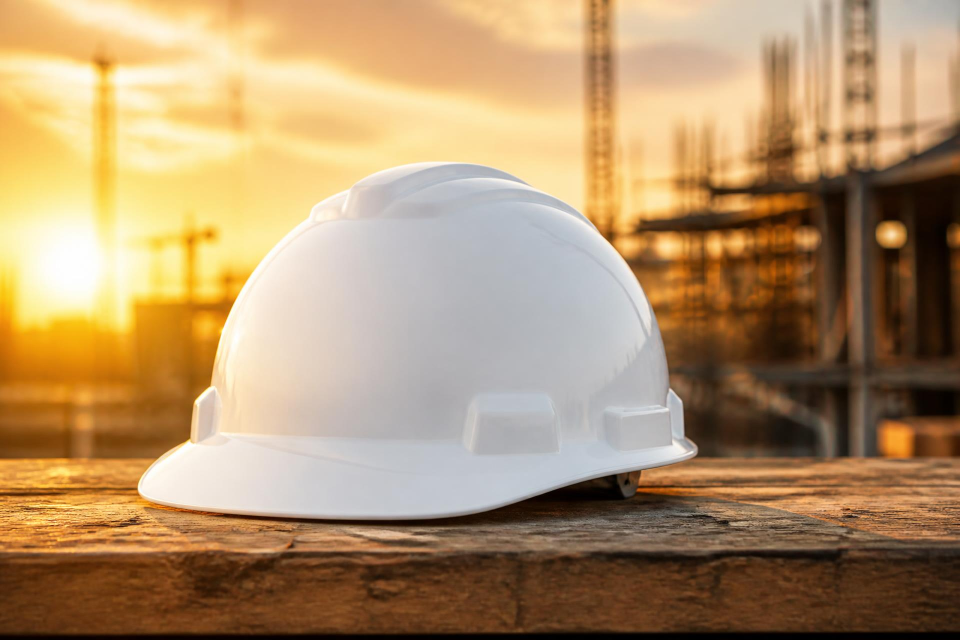
#> input picture src/assets/helmet-hero-base.jpg, 1920 x 1280 px (shown at 1/2 size)
$ python compose-helmet-hero.py
#> lines starting #> are read from the running program, lines starting #| are printed output that depends on the picture; pictures that were not available may be replaced by others from this repository, and a replacement may not be noted
#!/usr/bin/env python3
"""
Deterministic composite: apply the official IG Sabroso logo decal onto the
generated white hard-hat hero photo.

Inputs (checked into the repo, never regenerated by this script):
  - src/assets/helmet-hero-base.jpg  (AI-generated warm golden-hour hero,
                                       a plain unbranded white hard hat)
  - src/assets/logo-source.png       (exact official logo asset — same PNG
                                       used by the site header; mirrored from
                                       R2 for reproducible builds)

Output (committed as an ES6-importable image asset):
  - src/assets/helmet-hero.jpg       (base photo with the official logo
                                       compositied on the helmet crown)

The logo is NEVER redrawn, recolored, mirrored, stretched, or approximated.
It is only scaled proportionally (aspect ratio preserved) and alpha-blended
onto a fixed anchor point on the helmet crown determined by manual inspection.

Run: python3 scripts/compose-helmet-hero.py
"""
from pathlib import Path
from PIL import Image

ROOT = Path(__file__).resolve().parent.parent
BASE = ROOT / "src/assets/helmet-hero-base.jpg"
LOGO = ROOT / "src/assets/logo-source.png"
OUT = ROOT / "src/assets/helmet-hero.jpg"

# Anchor on the helmet crown in the 1920x1280 base image.
# Determined by manual inspection of helmet-hero-base.jpg.
CROWN_CENTER = (955, 610)   # (x, y) pixel center of the decal
DECAL_WIDTH = 360           # px — target width; height derived from aspect

def main() -> None:
    base = Image.open(BASE).convert("RGBA")
    logo = Image.open(LOGO).convert("RGBA")
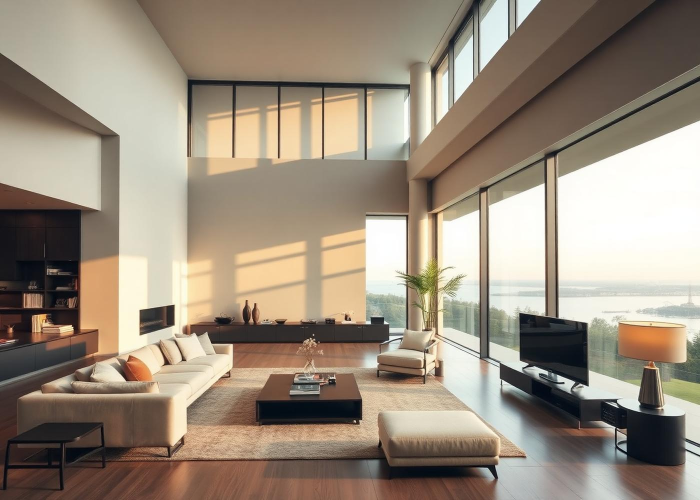
#> input picture src/assets/about.jpg, 1400 x 1000 px, given in place of logo-source.png, which was not available (shown at 1/2 size)

    # Proportional resize — aspect ratio preserved.
    ratio = DECAL_WIDTH / logo.width
#> ratio = 0.257
    target_h = round(logo.height * ratio)
#> target_h = 257
    logo_resized = logo.resize((DECAL_WIDTH, target_h), Image.LANCZOS)
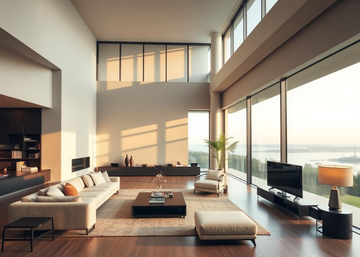
#> logo_resized: PIL image 360x257 RGBA; mean R, G, B, A 154.6, 141.3, 125.1, 255

    # Slight opacity so the decal reads as printed on a curved surface,
    # rather than a flat sticker floating above it. This does not alter
    # the logo's shape or colors — it uniformly scales alpha.
    alpha = logo_resized.split()[3].point(lambda a: int(a * 0.92))
#> alpha: PIL image 360x257 L; every value is 234
    logo_resized.putalpha(alpha)

    x = CROWN_CENTER[0] - DECAL_WIDTH // 2
    y = CROWN_CENTER[1] - target_h // 2
#> y = 482

    canvas = base.copy()
    canvas.alpha_composite(logo_resized, dest=(x, y))
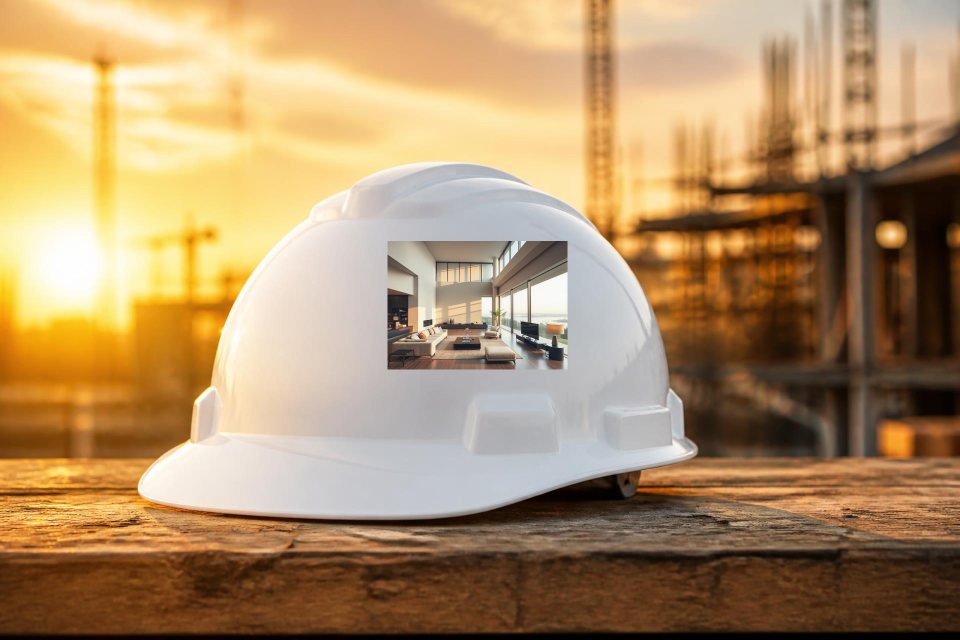
#> canvas: PIL image 1920x1280 RGBA (shown at 1/2 size); mean R, G, B, A 175.7, 144.9, 105.2, 255
    canvas.convert("RGB").save(OUT, "JPEG", quality=92, optimize=True)
    print(f"wrote {OUT.relative_to(ROOT)}  ({canvas.size[0]}x{canvas.size[1]})")
#| wrote src/assets/helmet-hero.jpg  (1920x1280)

if __name__ == "__main__":
    main()
